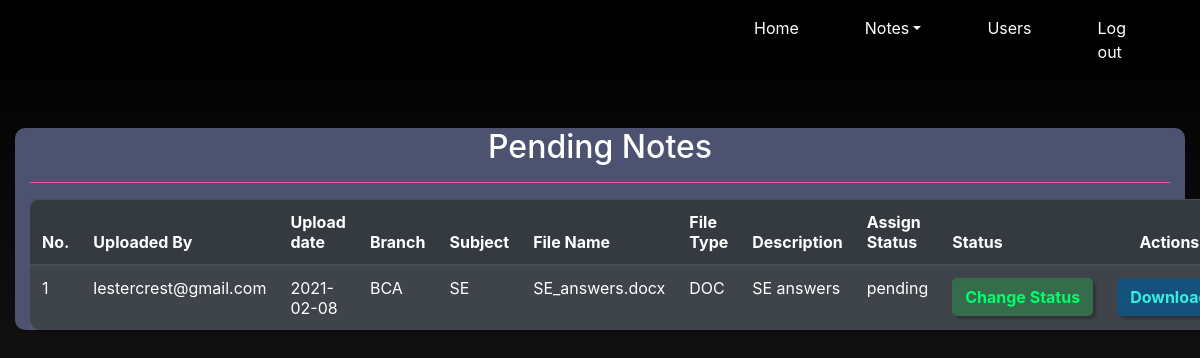
/pending_notes (signed in), run on an earlier commit of the app's database.
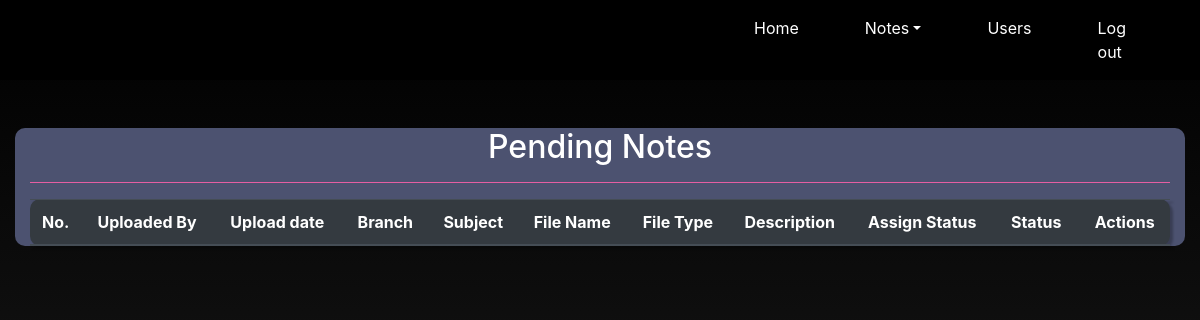
And on a later commit of the database.
### notes/models.py (models this page shows, shortened)
class Notes(models.Model):
    user = models.ForeignKey(User,on_delete=models.CASCADE)
    uploadingdate = models.CharField(max_length=30)
    branch = models.CharField(max_length=13)
    subject = models.CharField(max_length=15)
    notesfile = models.FileField(max_length=100,null=True)
    filetype = models.CharField(max_length=30, null=True)
    description = models.CharField(max_length=200)
    status = models.CharField(max_length=10)

### notes/views.py (the view)
# urls.py: path('pending_notes',pending_notes,name='pending_notes'),
def pending_notes(request):
    if not request.user.is_authenticated:
        return redirect('login_admin')
    notes = Notes.objects.filter(status="pending")
    d = {'notes': notes}
    return render(request, 'pending_notes.html', d)

### notes/templates/pending_notes.html (shortened to what this page needs)
{% extends 'admin_nav.html'%} {% block body %} {% load static %}
<link
  rel="stylesheet"
  href="https://cdnjs.cloudflare.com/ajax/libs/twitter-bootstrap/4.5.2/css/bootstrap.css"
/>
<link
  rel="stylesheet"
  href="https://cdn.datatables.net/1.10.23/css/dataTables.bootstrap4.min.css"
/>
<div class="col-12 mt-5">
  <div class="container1 col-12">
    <h2 class="text-white text-center">Pending Notes</h2>
    <hr style="background-color: hotpink" />
    <table
      class="table table-striped table-hover table-dark"
      style="
        border-radius: 10px;
        filter: drop-shadow(3px 3px 1px rgba(0, 0, 0, 0.25));
      "
      id="example"
    >
      <thead>
        <tr>
          <th>No.</th>
          <th>Uploaded By</th>
          <th>Upload date</th>
          <th>Branch</th>
          <th>Subject</th>
          <th>File Name</th>
          <th>File Type</th>
          <th>Description</th>
          <th>Assign Status</th>
          <th>Status</th>
          <th style="text-align: center">Actions</th>
        </tr>
      </thead>
      {% for i in notes %}
      <tbody>
        <tr>
          <td>{{forloop.counter}}</td>
          <td>{{i.user.username}}</td>
          <td>{{i.uploadingdate}}</td>
          <td>{{i.branch}}</td>
          <td>{{i.subject}}</td>
          <td>{{i.notesfile}}</td>
          <td>{{i.filetype}}</td>
          <td>{{i.description}}</td>
          <td>{{i.status}}</td>
          <td>
            <a
              href="{% url 'assign_status' i.id %}"
              class="btn font-weight-bold"
              style="
                border-radius: 5px;
                width: 100%;
                background-color: #356d4c;
                color: #00ff6a;
                filter: drop-shadow(3px 3px 1px rgba(0, 0, 0, 0.25));
              "
              >Change&nbspStatus</a
            >
          </td>
          <td>
            <a
              href="{{i.notesfile.url}}"
              class="btn font-weight-bold"
              style="
                background-color: #14527c;
                color: #36eee0;
                border-radius: 5px;
                width: 100%;
                filter: drop-shadow(3px 3px 1px rgba(0, 0, 0, 0.25));
              "
              >Download</a
            >
          </td>
        </tr>
        {% endfor %}
      </tbody>
    </table>
  </div>
</div>
{% endblock %}

### notes/templates/admin_nav.html (shortened to what this page needs)
<html lang="en">
    <head>
    {% load static %}
      <link rel="stylesheet" href="https://maxcdn.bootstrapcdn.com/bootstrap/4.3.1/css/bootstrap.min.css">
      <link rel="stylesheet" href="https://use.fontawesome.com/releases/v5.6.3/css/all.css">
      <link rel="stylesheet" href="{% static 'css/mystyle.css'%}">
      </head>
    <body>
    <nav class="navbar navbar-expand-sm justify-content-end" style ="background-color: rgb(0, 0, 0)">
    <ul class="navbar-nav">
    <li class="navbar-item">
    <a class="nav-link" style="margin-right: 50px;" href="{%url 'admin_home'%}">Home</a>
    </li>
    <li class="nav-item dropdown">
    <a class="nav-link dropdown-toggle" style="margin-right: 50px;" data-toggle="dropdown" href="#">Notes</a>
</li>
    <li class="navbar-item">
    <a class="nav-link" style="margin-right: 50px;" href="{%url 'view_users'%}">Users</a>
    </li>
    <li class="navbar-item">
    <a class="nav-link" style="margin-right: 50px;" href="{%url 'logout'%}">Log out</a>
    </li>
    </ul>
    </nav>
    </body>
    </html>
    {% block body %}
    {% endblock %}

### notes/static/css/mystyle.css (style rules this page uses)
.nav-link { color:white }
body { background-image: linear-gradient( rgb(0, 0, 0) , rgb(36, 36, 36)); }

### notes/templates/admin_nav.html (style rules this page uses)
.nav-link { color:white }

### notes/templates/pending_notes.html (style rules this page uses)
.container1 { background-image: linear-gradient(#4c5270, #4c5270); border-radius: 10px; }

What changed in the data, as far as the page shows it:
no longer on this page (row edited): Notes: user.username "lestercrest@gmail.com", uploadingdate "2021-02-08", branch "BCA", subject "SE", notesfile "SE_answers.docx", filetype "DOC", description "SE answers", status "pending"
